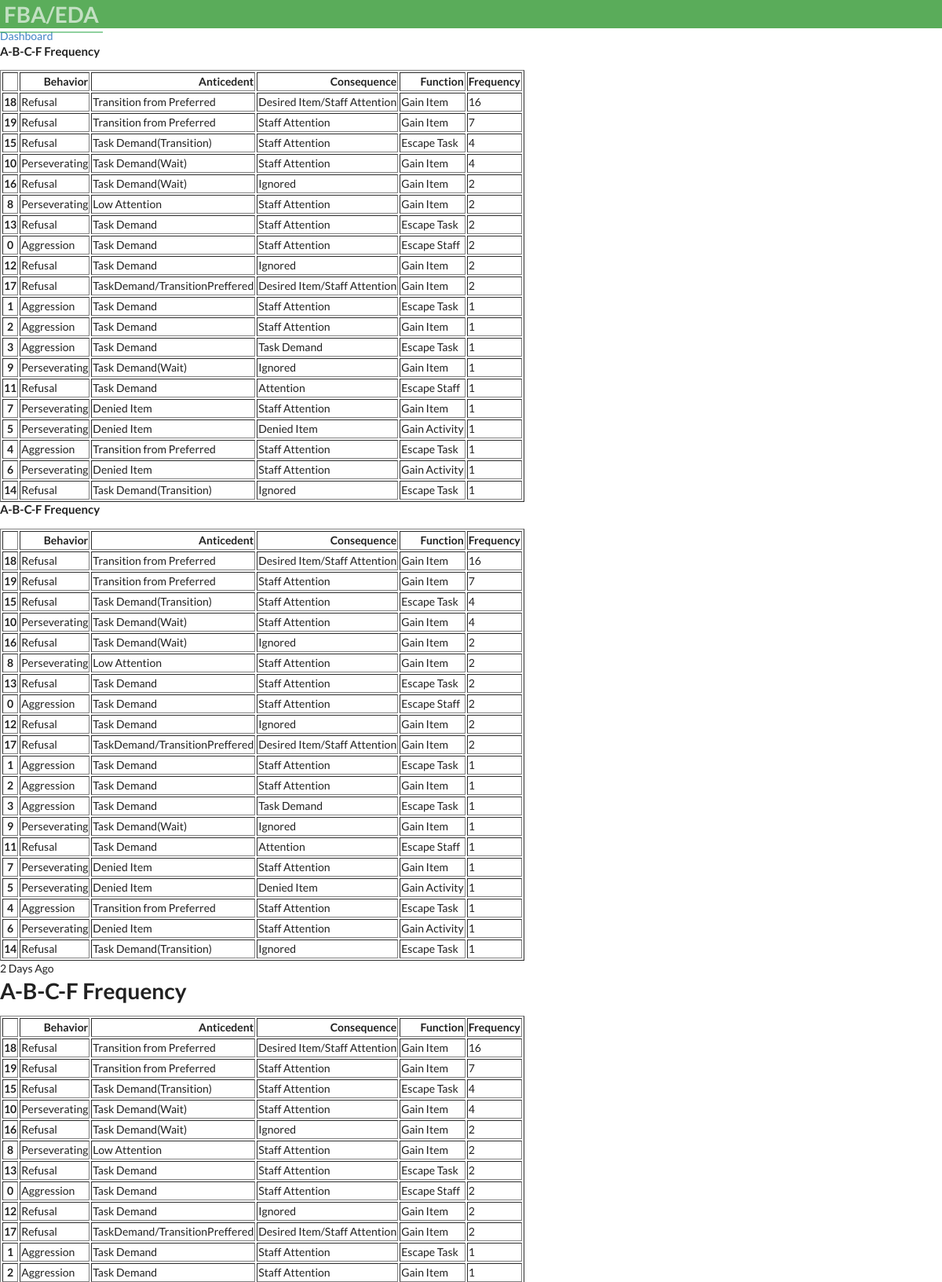
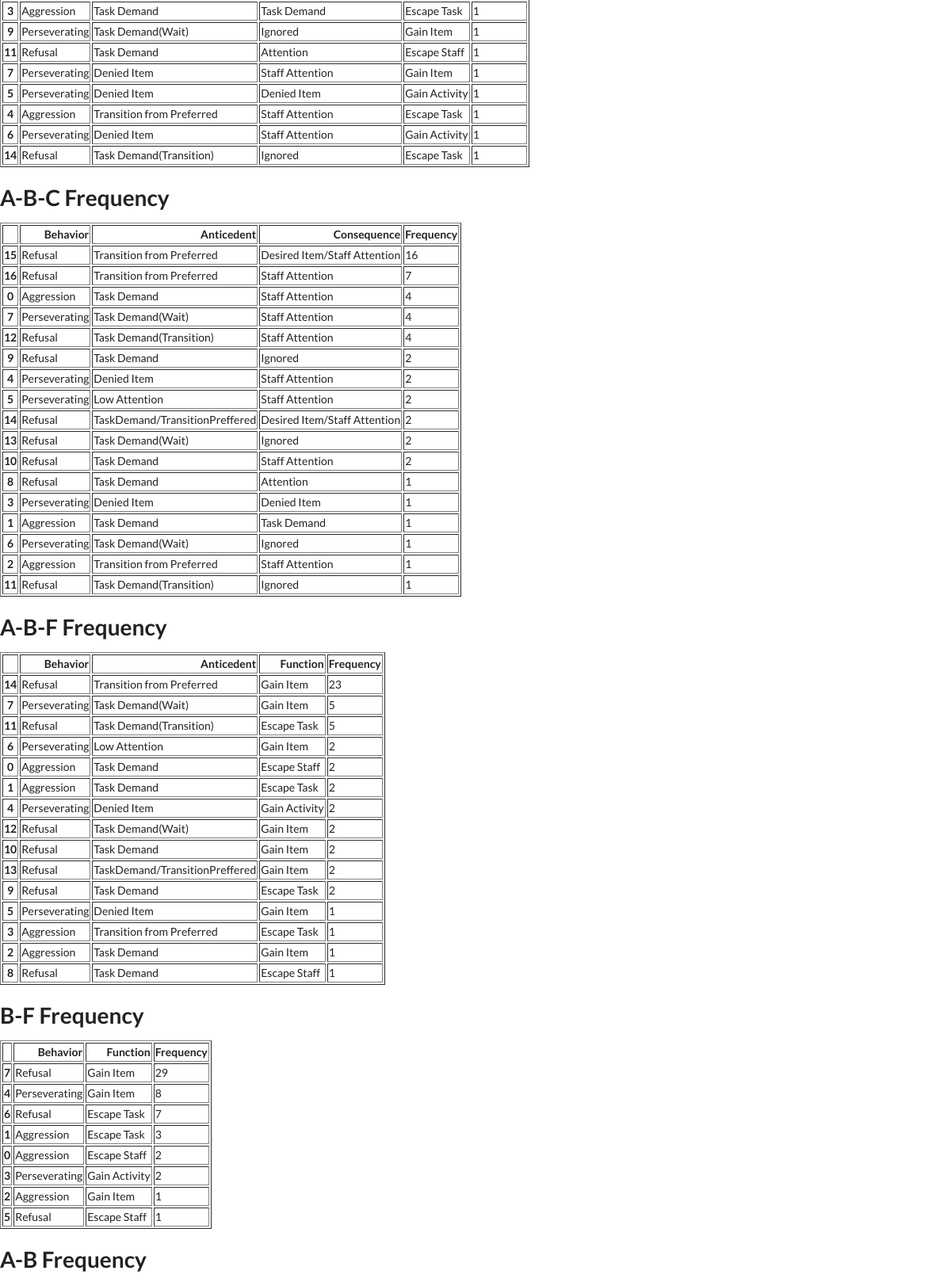
/raw_data/6/ (upper part), run on the app's committed database (2 pictures, top to bottom).
### bip/models.py (models this page shows, shortened)
class Function(models.Model):
        behaviorfunction = models.CharField(max_length=30, null=True, blank=True,verbose_name= 'Function')
        student= models.ForeignKey(Student,on_delete=models.CASCADE)
        user = models.ForeignKey(User, on_delete=models.CASCADE,  default=None)

class Consequence(models.Model):
        behaviorconsequence = models.CharField(max_length=30, null=True, blank=True,verbose_name= 'Consequence')
        student= models.ForeignKey(Student,on_delete=models.CASCADE)
        user = models.ForeignKey(User, on_delete=models.CASCADE,  default=None)

### bip/views.py (the view)
# urls.py: path('raw_data/<pk>/', views.raw_data, name='raw_data'),
def raw_data(request, pk):
    student = get_object_or_404(Student, pk=pk)
    student_cases = student.case_set.all()
    data1 = models.Case.objects.filter(student__id=pk).values('behavior__behaviorincident','anticedent__anticedentincident','consequence__behaviorconsequence','function__behaviorfunction', 'date_created','time','id')
    cases_df_duplicate = pd.DataFrame(data1)
    cases_df_duplicate = pd.DataFrame(data1).drop(['time','id','date_created'], axis=1)
    cases_df_duplicate.columns = cases_df_duplicate.columns.str.replace('behavior__behaviorincident', 'Behavior')
    cases_df_duplicate.columns = cases_df_duplicate.columns.str.replace('anticedent__anticedentincident', 'Anticedent')
    cases_df_duplicate.columns = cases_df_duplicate.columns.str.replace('function__behaviorfunction', 'Function')
    cases_df_duplicate.columns = cases_df_duplicate.columns.str.replace('consequence__behaviorconsequence', 'Consequence')
    duplicateRows = cases_df_duplicate[cases_df_duplicate.duplicated(['Behavior','Anticedent','Function']) == False].sort_values('Behavior')
    behavior_count = cases_df_duplicate['Behavior'].value_counts()
    unique_abcf_count = cases_df_duplicate.groupby(['Behavior','Anticedent','Consequence','Function']).size().reset_index(name='Frequency')
    unique_abcf_count = unique_abcf_count.sort_values(by=['Frequency'], ascending=False)
    unique_abf_count = cases_df_duplicate.groupby(['Behavior','Anticedent','Function']).size().reset_index(name='Frequency')
    unique_abf_count = unique_abf_count.sort_values(by=['Frequency'], ascending=False)
    unique_abc_count = cases_df_duplicate.groupby(['Behavior','Anticedent','Consequence']).size().reset_index(name='Frequency')
    unique_abc_count = unique_abc_count.sort_values(by=['Frequency'], ascending=False)
    unique_ab_count = cases_df_duplicate.groupby(['Behavior','Anticedent']).size().reset_index(name='Frequency')
    unique_ab_count = unique_ab_count.sort_values(by=['Frequency'], ascending=False)
    unique_bf_count = cases_df_duplicate.groupby(['Behavior','Function']).size().reset_index(name='Frequency')
    unique_bf_count = unique_bf_count.sort_values(by=['Frequency'], ascending=False)
    data_duration = models.Case.objects.filter(student__id=pk).values('behavior__behaviorincident','duration')
    cases_df_duration = pd.DataFrame(data_duration)
    box_duration_graph = None
    try:
        duration_behavior = cases_df_duration.groupby('behavior__behaviorincident')['duration'].mean().round(1)
        duration_behavior = duration_behavior.to_frame().reset_index()
        df_duration = duration_behavior['behavior__behaviorincident']
    except:
        pass
    data_frequency = models.Case.objects.filter(student__id=pk).values('behavior__behaviorincident','frequency')
    cases_df_frequency = pd.DataFrame(data_frequency)
    try:
        frequency_behavior = cases_df_frequency.groupby('behavior__behaviorincident')['frequency'].mean().round(1)
        frequency_behavior = frequency_behavior.to_frame().reset_index()
        df_frequency = frequency_behavior['behavior__behaviorincident']
    except:
        pass
    data_frequency_sum = models.Case.objects.filter(student__id=pk).values('behavior__behaviorincident','frequency')
    cases_df_frequency_sum = pd.DataFrame(data_frequency)
    try:
        frequency_behavior_sum = cases_df_frequency.groupby('behavior__behaviorincident')['frequency'].sum()
        frequency_behavior_sum = frequency_behavior_sum.to_frame().reset_index()
        frequency_behavior_sum = frequency_behavior_sum.sort_values(by=['frequency'], ascending=False)
        df_frequency_sum= frequency_behavior_sum['behavior__behaviorincident'].sort_values()
    except:
        pass
    cases_df = pd.DataFrame(data1)
    cases_df.columns = cases_df.columns.str.replace('behavior__behaviorincident', 'Behavior')
    cases_df.columns = cases_df.columns.str.replace('anticedent__anticedentincident', 'Anticedent')
    cases_df.columns = cases_df.columns.str.replace('consequence__behaviorconsequence', 'Consequence')
    cases_df.columns = cases_df.columns.str.replace('function__behaviorfunction', 'Function')
    cases_df.columns = cases_df.columns.str.replace('date_created', 'Date')
    cases_df.columns = cases_df.columns.str.replace('time', 'Time')
    cases_df.columns = cases_df.columns.str.replace('id', 'ID')
    behavior = pd.get_dummies(cases_df['Behavior'])
    anticedent = pd.get_dummies(cases_df['Anticedent'])
    consequence = pd.get_dummies(cases_df['Consequence'])
    function = pd.get_dummies(cases_df['Function'])
    df_matrix = pd.concat([cases_df,behavior, anticedent, consequence, function], axis=1)
    df_matrix.drop(['Behavior','Anticedent','Function', 'Consequence','Date','Time','ID'],axis=1,inplace=True)
    matrix = df_matrix.corr().round(2)
    context = {
        'student':student,
        'unique_abcf_count':unique_abcf_count.to_html(),
        'unique_abc_count':unique_abc_count.to_html(),
        'unique_abf_count':unique_abf_count.to_html(),
        'unique_bf_count':unique_bf_count.to_html(),
        'duplicateRows':duplicateRows.to_html(),
        'unique_ab_count':unique_ab_count.to_html(),
        'frequency_behavior':frequency_behavior.to_html(),
        'frequency_behavior_sum':frequency_behavior_sum.to_html(),
        'matrix':matrix.to_html(),
        }
    return render(request, 'bip/raw_data.html', context)

### bip/context_processors.py (called while the page is built)
def user_context(request):
    user = get_user(request)
    return {'user': user}

### bip/templates/bip/raw_data.html (shortened to what this page needs)
{% extends 'partials/base.html' %}
{% block content %}
<a class="btn btn-outline-info btn-sm btn-block" href="{% url 'bip:dashboard' student.id %}"
>Dashboard</a>
<body>
    <div class="d-flex justify-content-center row-hl">
      <div class="p-4 item-hl"><h4 >A-B-C-F Frequency </h4>{{unique_abcf_count | safe}}</div>
    </div>
 <div class="card text-center">
  <div class="card-body">
      <h4 class="card-title">A-B-C-F Frequency </h4>
      <p class="card-text">{{unique_abcf_count | safe}}  </p>
  </div>
  <div class="card-footer text-muted">
      2 Days Ago
  </div>
</div>
<div class='container' >
  <h1> A-B-C-F Frequency </h1>
    {{unique_abcf_count | safe}}
   </div>
  <br>
<div class='container'>
  <h1> A-B-C Frequency </h1>
    {{unique_abc_count | safe}}
   </div>
  <br>
<div class='container'>
  <h1> A-B-F Frequency </h1>
      {{unique_abf_count | safe}}
     </div>
    <br>
    <div class='container'>
      <h1> B-F Frequency </h1>
      {{unique_bf_count | safe}}
         </div>
        <br>
    <div class='container'>
      <h1> A-B Frequency </h1>
         </div>
        <br>
          <br>
          <br>
              </body>
            {% endblock %}

### staticfiles/static_cdn/static_root/css/style.css (style rules this page uses)
body { background: white; }

### data on the page
Function: behaviorfunction "Behavior Anticedent Consequence Function Frequency 18 Refusal Transition from Preferred Desired Item/Staff Attention Gain Item 16 19 Refusal Transition from Preferred Staff Attention Gain Item 7 15 Refusal Task Demand(Transition) Staff Attention Escape Task 4 10 Perseverating Task Demand(Wait) Staff Attention Gain Item 4 16 Refusal Task Demand(Wait) Ignored Gain Item 2 8 Perseverating Low Attention Staff Attention Gain Item 2 13 Refusal Task Demand Staff Attention Escape Task 2 0 Aggression Task Demand Staff Attention Escape Staff 2 12 Refusal Task Demand Ignored Gain Item 2 17 Refusal TaskDemand/TransitionPreffered Desired Item/Staff Attention Gain Item 2 1 Aggression Task Demand Staff…"
Consequence: behaviorconsequence "Behavior Anticedent Consequence Frequency 15 Refusal Transition from Preferred Desired Item/Staff Attention 16 16 Refusal Transition from Preferred Staff Attention 7 0 Aggression Task Demand Staff Attention 4 7 Perseverating Task Demand(Wait) Staff Attention 4 12 Refusal Task Demand(Transition) Staff Attention 4 9 Refusal Task Demand Ignored 2 4 Perseverating Denied Item Staff Attention 2 5 Perseverating Low Attention Staff Attention 2 14 Refusal TaskDemand/TransitionPreffered Desired Item/Staff Attention 2 13 Refusal Task Demand(Wait) Ignored 2 10 Refusal Task Demand Staff Attention 2 8 Refusal Task Demand Attention 1 3 Perseverating Denied Item Denied Item 1 1 Aggression Task Demand Task…"
Function: behaviorfunction "Behavior Anticedent Function Frequency 14 Refusal Transition from Preferred Gain Item 23 7 Perseverating Task Demand(Wait) Gain Item 5 11 Refusal Task Demand(Transition) Escape Task 5 6 Perseverating Low Attention Gain Item 2 0 Aggression Task Demand Escape Staff 2 1 Aggression Task Demand Escape Task 2 4 Perseverating Denied Item Gain Activity 2 12 Refusal Task Demand(Wait) Gain Item 2 10 Refusal Task Demand Gain Item 2 13 Refusal TaskDemand/TransitionPreffered Gain Item 2 9 Refusal Task Demand Escape Task 2 5 Perseverating Denied Item Gain Item 1 3 Aggression Transition from Preferred Escape Task 1 2 Aggression Task Demand Gain Item 1 8 Refusal Task Demand Escape Staff 1", behaviorfunction "Behavior Function Frequency 7 Refusal Gain Item 29 4 Perseverating Gain Item 8 6 Refusal Escape Task 7 1 Aggression Escape Task 3 0 Aggression Escape Staff 2 3 Perseverating Gain Activity 2 2 Aggression Gain Item 1 5 Refusal Escape Staff 1"
